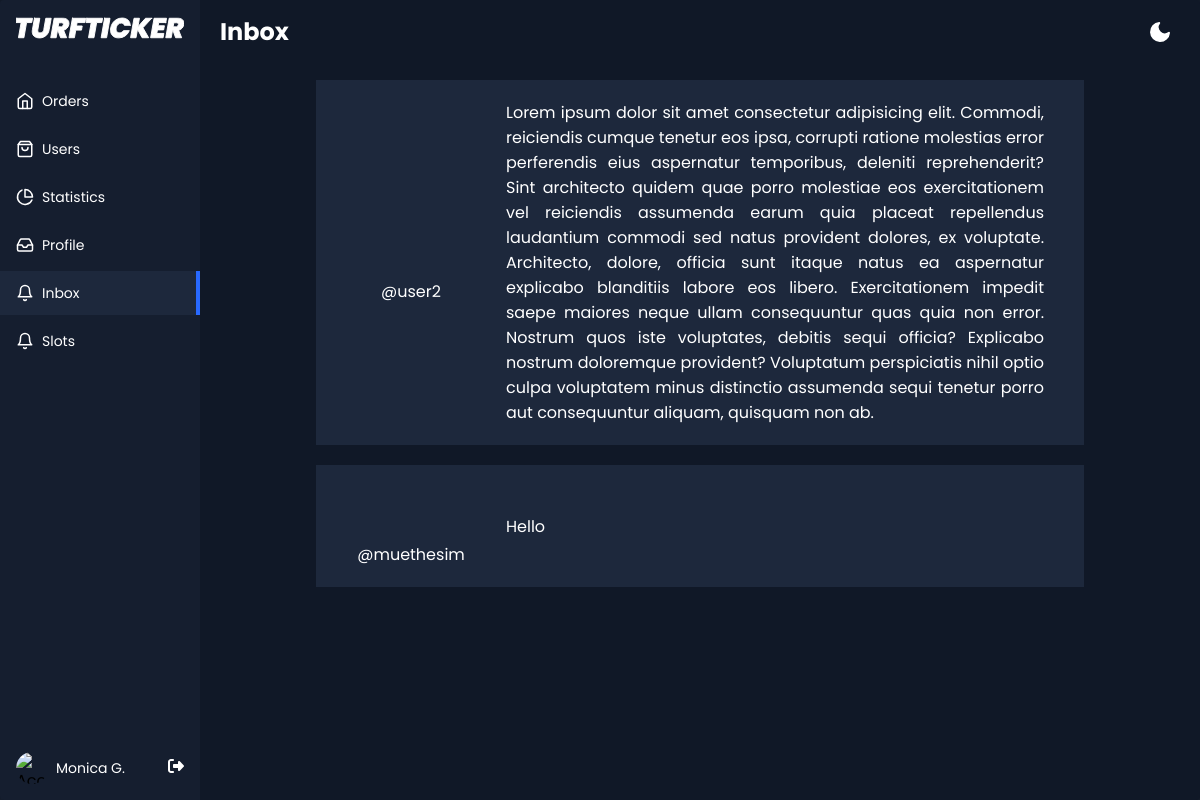
The page /inbox-page (signed in) on the database its author committed.
### base/models.py (models this page shows, shortened)
class Contact(models.Model):
    user = models.ForeignKey(User, on_delete=models.CASCADE)
    message = models.TextField()
    created = models.DateTimeField(auto_now_add=True)
    class Meta:
        ordering = ['-created']

class User(AbstractUser):
    phone = models.CharField(max_length=13)
    name = models.CharField(max_length=100)
    email = models.EmailField(unique=True, null=True)
    USERNAME_FIELD = 'email'
    REQUIRED_FIELDS = ['username']

### base/views.py (the view)
# urls.py: path('inbox-page', views.inboxPage, name='inbox-page'),
@login_required(login_url='login-page')
def inboxPage(request):
    contacts = Contact.objects.all()
    content = {'page' : 'Inbox', 'messages' : contacts}
    return render(request, 'base/inbox.html', content)

### base/templates/base/inbox.html
{% extends 'home_main.html' %} {% block content %}
<div class="app-container">
  {% include 'base/components/sidebar_component.html' %}
  <div class="app-content">
    {% include 'base/components/header_component.html' %}
    <div class="products-area-wrapper">
      {% for msg in messages %}
      <div class="message-list">
        <div class="message-user">
        <div class="message-user-img" style="background-image: url('https://images.unsplash.com/photo-1541752171745-4176eee47556?ixlib=rb-1.2.1&q=80&fm=jpg&crop=entropy&cs=tinysrgb&w=400&fit=max&ixid=eyJhcHBfaWQiOjE0NTg5fQ');">
        </div>
        <a href="{% url 'profile-page' %}?username={{ msg.user.username }}" style="text-decoration: none; color: var(--app-content-main-color);">
          @{{ msg.user.username }}
        </a>
        </div>
        <div class="message-msg">{{ msg.message }}</div>
      </div>
      {% endfor %}
    </div>
  </div>
</div>
{% endblock %}

### static/css/style.css (style rules this page uses)
* { box-sizing: border-box; }
:root { --app-bg: #101827; --sidebar: rgba(21, 30, 47, 1); --sidebar-main-color: #fff; --table-border: #1a2131; --table-header: #1a2131; --app-content-main-color: #fff; --sidebar-link: #fff; --sidebar-active-link: #1d283c; --sidebar-hover-link: #1a2539; --action-color: #2869ff; --action-color-hover: #6291fd; --app-content-secondary-color: #1d283c; --filter-reset: #2c394f; --filter-shadow: rgba(16, 24, 39, 0.8) 0px 6px 12px -2px, rgba(0, 0, 0, 0.3) 0px 3px 7px -3px; }
body, html { margin: 0; padding: 0; height: 100%; width: 100%; }
body { overflow: hidden; font-family: "Poppins", sans-serif; background-color: var(--app-bg); -webkit-font-smoothing: antialiased; -moz-osx-font-smoothing: grayscale; }
.app-container { border-radius: 4px; width: 100%; height: 100%; max-height: 100%; max-width: 1280px; display: flex; overflow: hidden; box-shadow: rgba(99, 99, 99, 0.2) 0px 2px 8px 0px; max-width: 2000px; margin: 0 auto; }
.app-content { padding: 16px; background-color: var(--app-bg); height: 100%; flex: 1; max-height: 100%; display: flex; flex-direction: column; }
.products-area-wrapper { width: 100%; max-height: 100%; overflow: auto; padding: 0 4px; height: inherit; }
.message-list { width: 80%; height: fit-content; padding: 20px; color: var(--app-content-main-color); background-color: var(--app-content-secondary-color); display: flex; align-items: center; margin-left: 10%; margin-bottom: 20px; }
.message-user { display: flex; flex-direction: column; justify-content: center; align-items: center; width: 150px; min-width: 150px; max-width: 150px; overflow: hidden; text-align: left; }
.message-user-img { background-repeat: no-repeat; background-size: cover; border-radius: 50%; height: 50px; width: 50px; background-position: center; margin-bottom: 7px; }
.message-msg { margin-left: 20px; margin-right: 20px; text-align: justify; }

### rows shown on the page
Contact: user.username "user2", message "Lorem ipsum dolor sit amet consectetur adipisicing elit. Commodi, reiciendis cumque tenetur eos ipsa, corrupti ratione molestias error perferendis eius aspernatur temporibus, deleniti reprehenderit? Sint architecto quidem quae porro molestiae eos exercitationem vel reiciendis assumenda earum quia placeat repellendus laudantium commodi sed natus provident dolores, ex voluptate. Architecto, dolore, officia sunt itaque natus ea aspernatur explicabo blanditiis labore eos libero. Exercitationem impedit saepe maiores neque ullam consequuntur quas quia non error. Nostrum quos iste voluptates, debitis sequi officia? Explicabo nostrum doloremque provident? Voluptatum perspiciatis nihil optio culpa…"
Contact: user.username "muethesim", message "Hello"

### other values the page prints
{{ page }} "Inbox"
